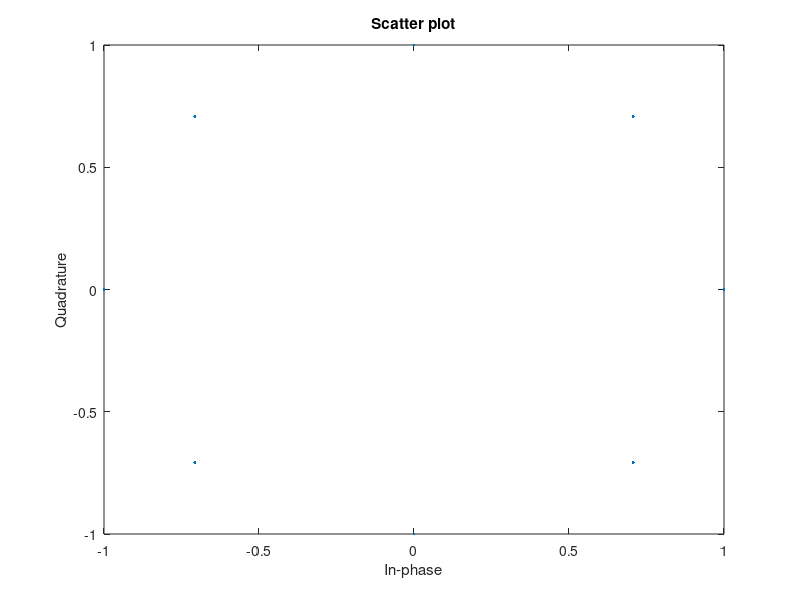
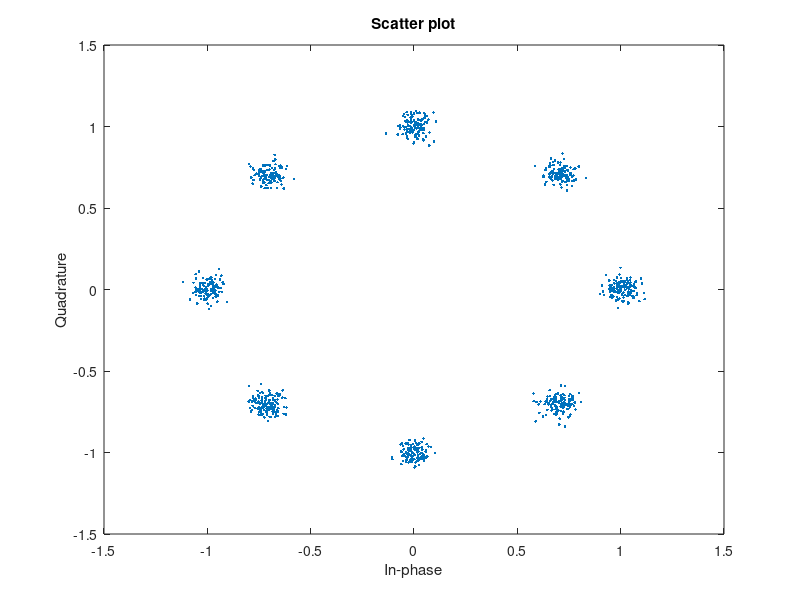

Reproduce these figures in MATLAB, in order.
               %   <<Experiment-5 PART-A (8-PSK)>>
%                               << Objective-1 >>
% Aim: Simulation study of Performance of 8-PSK.
% Objective-1: Write a program to plot signal constellation diagram of received
%              8-PSK signal in the presence of AWGN.
% Objective-2: Write a program to plot Practical and Theoretical BER vs SNR graph
%              of received 8-PSK signal in the presence of AWGN for ML receiver.

% Note: For objective-2, see separate octave file named <my_8PSK_ber.m>
clc;
clear all;
close all;
pkg load communications
N = 3000;  % Number of bits to be transmitted using *-PSK
           % Too large value may slow down the program
x = randi([0,1],1,N); % Random input bits generation
M = 8;     % Number of Symbols in 8-PSK

% Symbol Generation
yy = [];
for i=1:3:length(x)
  if x(i)==0 && x(i+1)==0 & x(i+2)==0
    y = cosd(0)+1j*sind(0);
  elseif x(i)==0 && x(i+1)==0 & x(i+2)==1
    y = cosd(45)+1j*sind(45);
  elseif x(i)==0 && x(i+1)==1 & x(i+2)==1
    y = cosd(90)+1j*sind(90);
  elseif x(i)==0 && x(i+1)==1 & x(i+2)==0
    y = cosd(135)+1j*sind(135);
  elseif x(i)==1 && x(i+1)==1 & x(i+2)==0
    y = cosd(180)+1j*sind(180);
  elseif x(i)==1 && x(i+1)==1 & x(i+2)==1
    y = cosd(225)+1j*sind(225);
  elseif x(i)==1 && x(i+1)==0 & x(i+2)==1
    y = cosd(270)+1j*sind(270);
  elseif x(i)==1 && x(i+1)==0 & x(i+2)==0
    y = cosd(315)+1j*sind(315);
  endif
% Transmitted Symbols
yy = [yy y];
endfor
scatterplot(yy);    % Constellation Diagram without Noise
EbN0db = 20; % Change this value & run program to see the noisy constellation.
EbN0 = 10^(EbN0db/10);

% AWGN Channel
n = (1/sqrt(2))*[randn(1,length(yy)) + 1j*randn(1,length(yy))];
sigma = sqrt(1/((log2(M))*EbN0));

% Received Symbols
r = yy + sigma*n;
scatterplot(r);    % Constellation Diagram with Noise

